Frame 1 (no input): blank canvas, image omitted
Frame 60 (the mouse pressed at the canvas centre just before this capture): blank canvas, image omitted
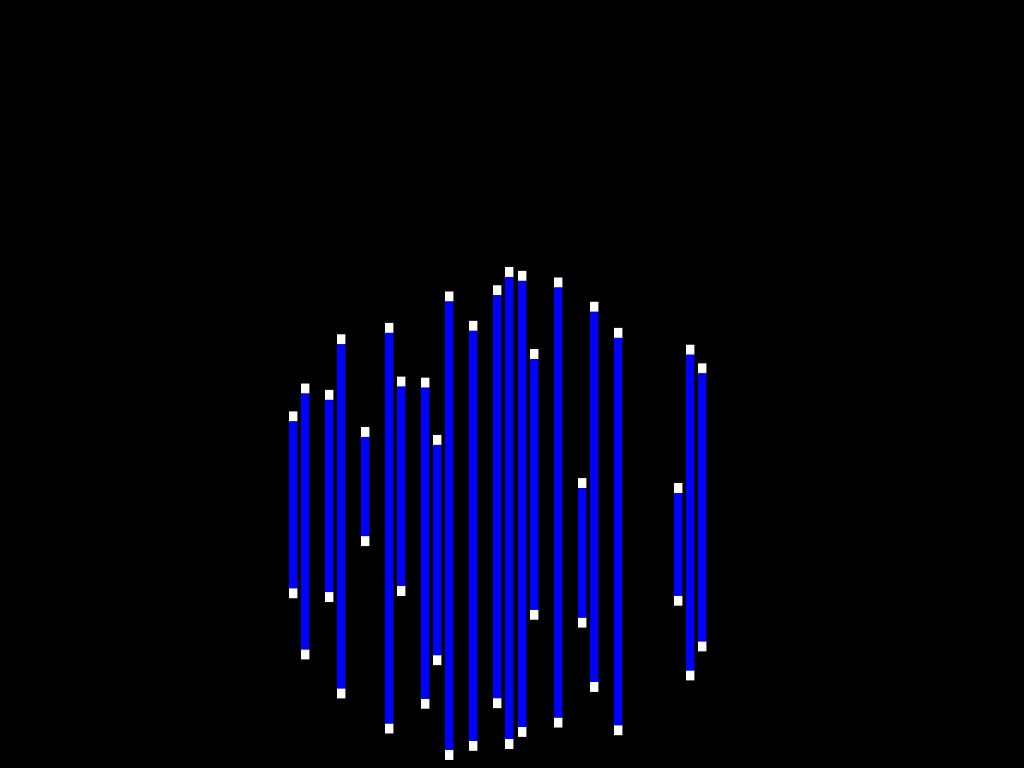
Frame 120 (the mouse held since frame 60 and released just before this capture)

The Processing sketch whose frames 1 and 60 were blank and that drew this single picture after the mouse press (run headless with seeded random() and noise(); from frame 60 on, the mouse is pressed at the canvas centre):

// Processing sketch: FinalGlobe2
// ── FinalGlobe2.pde
// Wiremap Renderer for GLOBE
// by


//              /      \
//       ______/________\______
//      /      \        /      \
//     /________\      /________\______
//    /                \         |     \
//   /   /      \       \_____   |      \
//      /________\______         |      /
//      \        /      \        |_____/
//       \      /________\
//              \          \     /
//               \_____      \ /
//                           / \
//                         /     \

// March 31, 06

// "a" and "z" mess with the depth of the globe.
// The arrow keys move the globe up, down, left, or right.
// "s" and "x" grown and shrink the globe
// "b" switches between the globes
// note: all of the calibration functionality should still work



// Variables for Physical Wiremap

  float depth = 32.5;                        // distance from projector Mapline
  float map_length = 21.0;                   // mapline length, inches
  float hyp_unit = 1.0/8.0;                  // units, in inches, along hyp
  float map_unit = 1.0/4.0;                  // units, in inches, along mapline
  int wire = 85;                             // number of wires in contraption

// Variables for the Projector

  int wires_hit = 85;                        // how many wires the projector hits
  float ppi = 48;                              // pixels per inch
  float sliver_ratio = 0.7;                 // ratio each sliver gets hit

// Variables for to build the Map

  float[] map = new float[wire];             // distance from mapline to point of intersection along hypot
  float[] x_by_ind = new float[wire];        // x coordinate for each wire
  float[] z_by_ind = new float[wire];        // z coordinate for each wire

// Variables for the Shape to be rendered (a globe)

  float[] globe = new float[3];              // globe x,y,z coords
  float radius = 4;                          // globe radius

// Variables for Calibration

  int r_nudge = 0;                           // how far the slivers nudge right, in pxls
  int width_stretcher = 0;                   // how many pxls the width should stretch

// Variables for slivers

  boolean loaded = false;                    // switch to load info only once
  int dot_height = 10;                       // height of dots in pxs

// Varaibles for key input

  float step = .3;                           // how far the globe moves / button press
  boolean mouse = true;
  int colorval_r = 0;
  int colorval_g = 0;
  int colorval_b = 255;
  boolean xpin = false;
  boolean ypin = true;
  boolean zpin = false;
  int start_time = 0;
  int end_time = 0;
  boolean gen_beat = false;
  boolean gen_flash = false;
  int period = 1;
  int offset = 1;
  float beat_multiplier = 1;
  boolean mirror = false;
  float radius_store = 4;
  boolean gen_disco_ball = false;

  
void setup() {
  size(1024, 768);
  background(255);
  loader();
}

void draw() {
  noStroke();
  if (mouse==true){
    if (xpin == true ){
      globe[1] = ((height - mouseY) / float(height)) * (15 + radius * 2) - (radius);
      globe[2] = depth + radius - (width - mouseX) / float(width) * (16.0 + radius + 2);
    } else if (ypin == true){
      globe[0] = (mouseY / float(height)) * (map_length + radius * 2) - (map_length / 2 + radius);
      globe[2] = depth + radius - (width - mouseX) / float(width) * (16.0 + radius + 2);
    } else {
      globe[0] = (mouseX / float(width)) * (map_length + radius * 2) - (map_length / 2 + radius);
      globe[1] = ((height - mouseY) / float(height)) * (15 + radius * 2) - (radius);
    }      
  }
  if (gen_beat == true) {
    gen_beat();
  }
  if (gen_flash == true) {
    gen_flash();
  }
  if (gen_disco_ball == true) {
    gen_disco_ball();
  }
  fill(0);
  rect(0,0,width,height);                                        // generate slivers only for hit wires
  gen_globe(0 - globe[0], globe[1], globe[2], radius);
  if (mirror == true) {
    gen_globe(0 - globe[0], globe[1], globe[2], radius);
  }
}



void gen_globe(float x, float y, float z, float rad){
  for(int i=round((wire - wires_hit)/2); i<round((wire-wires_hit)/2)+wires_hit; i+=1) {
  if((x_by_ind[i] >= (globe[0] - radius)) && (x_by_ind[i] <= (globe[0] + radius))) {          // if a wire's x is +/- radius inches of globe's
    float local_hyp = sqrt(sq(x_by_ind[i] - globe[0]) + sq(z_by_ind[i] - globe[2]));    // find the distance
    if(local_hyp <= radius) {                                                              // if the distance from globe to wire's x/y is <radius
      float y_abs = sqrt(sq(radius) - sq(local_hyp));
      float y_top_coord = globe[1] + y_abs;
      float y_bot_coord = globe[1] - y_abs;                                             // calculate y's intersect
      float y_top_proj = y_top_coord * depth / z_by_ind[i];                      // compensate for projection morphing IN INCHES
      float y_bot_proj = y_bot_coord * depth / z_by_ind[i];
      float y_height_proj = y_top_proj - y_bot_proj;
      fill(255);                                                                    // draw a rectangle at that intersect

      // rect 1 is top dot for sliver
      float left1 = (i-round((wire-wires_hit)/2)) * (width + width_stretcher) / wires_hit + r_nudge;
      float top1 = (height/ppi - y_top_proj) * ppi;
      float wide1 = width / wires_hit * sliver_ratio;
      float tall1 = dot_height;
      rect(left1, top1, wide1, tall1);                                                        // draw a rectangle at that intersect

      // rect 2 is bottom dot for sliver
      float left2 = (i-round((wire-wires_hit)/2)) * (width + width_stretcher) / wires_hit + r_nudge;
      float top2 = (height/ppi - y_bot_proj) * ppi - dot_height;
      float wide2 = width / wires_hit * sliver_ratio;
      float tall2 = dot_height;
      rect(left2, top2, wide2, tall2);                                                        // draw a rectangle at that intersect

      // rect 3 is filler for sliver
      fill(colorval_r, colorval_g, colorval_b);
      float left3 = (i-round((wire-wires_hit)/2)) * (width + width_stretcher) / wires_hit + r_nudge;
      float top3 = (height/ppi - y_top_proj) * ppi + dot_height;
      float wide3 = width / wires_hit * sliver_ratio;
      float tall3 = y_height_proj * ppi - (dot_height * 2);
      rect(left3, top3, wide3, tall3);                                                        // draw a rectangle at that intersect
    }
  }
  }
}

/*

This gen_beat() is a fun little piece of code.  If you can determine the beginning and end of a measure
gen_beat() will oscilate a beat along the sine curve against it.
*/


void gen_beat(){
  radius = 5 + 1 * cos(TWO_PI * beat_multiplier * float((millis() - offset) % period) / float(period));
}

void gen_flash(){
  if( cos(TWO_PI * beat_multiplier * float((millis() - offset) % period) / float(period)) > 0 ){
    radius = 5;
  } else {
    radius = 0;
  }
}

void gen_disco_ball() {
  int clicks = (floor(beat_multiplier * float(millis() - offset) / float(period))) % 8;
  switch(clicks){
    case 0:
      colorval_r = 0;
      colorval_g = 0;
      colorval_b = 0;
      break;
    case 1:
      colorval_r = 255;
      colorval_g = 0;
      colorval_b = 0;
      break;
    case 2:
      colorval_r = 0;
      colorval_g = 255;
      colorval_b = 0;
      break;
    case 3:
      colorval_r = 255;
      colorval_g = 255;
      colorval_b = 0;
      break;
    case 4:
      colorval_r = 0;
      colorval_g = 0;
      colorval_b = 255;
      break;
    case 5:
      colorval_r = 255;
      colorval_g = 0;
      colorval_b = 255;
      break;
    case 6:
      colorval_r = 0;
      colorval_g = 255;
      colorval_b = 255;
      break;
    case 7:
      colorval_r = 255;
      colorval_g = 255;
      colorval_b = 255;
      break;
/*    case 0:
      colorval_r = 255;
      colorval_g = 0;
      colorval_b = 0;
      break;
    case 1:
      colorval_r = 255;
      colorval_g = 255;
      colorval_b = 0;
      break;
    case 2:
      colorval_r = 0;
      colorval_g = 255;
      colorval_b = 0;
      break;
    case 3:
      colorval_r = 0;
      colorval_g = 255;
      colorval_b = 255;
      break;
    case 4:
      colorval_r = 0;
      colorval_g = 0;
      colorval_b = 255;
      break;
    case 5:
      colorval_r = 255;
      colorval_g = 0;
      colorval_b = 255;
      break;  */
    }
}
void keyPressed() {                                           // adjust globe[] accordingly
      if (key == 'w') {
        if (xpin == true) {
          globe[0] = globe[0] + step;
        } else if (ypin == true) {
          globe[1] = globe[1] + step;
        } else if (zpin == true) {
          globe[2] = globe[2] + step;
        }
      } else if (key == 's') {
        if (xpin == true) {
          globe[0] = globe[0] - step;
        } else if (ypin == true) {
          globe[1] = globe[1] - step;
        } else if (zpin == true) {
          globe[2] = globe[2] - step;
        }
      } else if (key == 'e') {
        radius = radius + .1;
      } else if (key == 'd') {
        radius = radius - .1;
      } else if (key == '9') {
        sliver_ratio = sliver_ratio - .05;
      } else if (key == '0') {
        sliver_ratio = sliver_ratio + .05;
      } else if (key == 'n') {
        r_nudge = r_nudge + 1;
      } else if (key == 'm') {
        r_nudge = r_nudge - 1;
      } else if (key == 'q') {
        mouse = false;
      } else if (key == 'a') {
        radius = (height - mouseY) / 50;
        mouse = false;
      } else if (key == 'z') {
        colorval_r = (height - mouseY) * 255 / height;
      } else if (key == 'x') {
        colorval_g = (height - mouseY) * 255 / height;
      } else if (key == 'c') {
        colorval_b = (height - mouseY) * 255 / height;
      } else if (key == 'v') {
        colorval_r = (height - mouseY) * 255 / height;
        colorval_g = (height - mouseY) * 255 / height;
        colorval_b = (height - mouseY) * 255 / height;
      } else if (key == '1') {
        xpin = true;
        ypin = false;
        zpin = false;
      } else if (key == '2') {
        xpin = false;
        ypin = true;
        zpin = false;
      } else if (key == '3') {
        xpin = false;
        ypin = false;
        zpin = true;
      } else if (key == 't') {
        start_time = millis();
      } else if (key == 'y') {
        end_time = millis();
        period = end_time - start_time;
        offset = start_time % period;
      } else if (key == 'u') {
        gen_beat = true;
      } else if (key == 'i') {
        gen_beat = false;
      } else if (key == 'g') {
        beat_multiplier = 1;
      } else if (key == 'h') {
        beat_multiplier = 2;
      } else if (key == 'j') {
        beat_multiplier = 4;
      } else if (key == 'k') {
        beat_multiplier = 8;
      } else if (key == 'o') {
        radius_store = radius;
        gen_flash = true;
      } else if (key == 'p') {
        gen_flash = false;
        radius = radius_store;
      } else if (key == '7') {
        gen_disco_ball = true;
      } else if (key == '8') {
        gen_disco_ball = false;
      }
}
void keyReleased() 
{
  if(mouse == false) {
    mouse = true;
  }
}
void mousePressed() {
  if (mouseButton == LEFT) {
    radius_store = radius;
    radius = 0;
    }
  }
void mouseReleased() {
  radius = radius_store;
  }

void loader() {
map[0] = 116.0;
map[1] = 49.0;
map[2] = 111.0;
map[3] = 87.0;
map[4] = 47.0;
map[5] = 25.0;
map[6] = 7.0;
map[7] = 32.0;
map[8] = 112.0;
map[9] = 13.0;
map[10] = 18.0;
map[11] = 107.0;
map[12] = 80.0;
map[13] = 84.0;
map[14] = 27.0;
map[15] = 64.0;
map[16] = 75.0;
map[17] = 34.0;
map[18] = 63.0;
map[19] = 54.0 ;
map[20] = 12.0;
map[21] = 47.0;
map[22] = 93.0;
map[23] = 92.0;
map[24] = 71.0;
map[25] = 58.0;
map[26] = 6.0;
map[27] = 77.0;
map[28] = 62.0;
map[29] = 31.0;
map[30] = 83.0;
map[31] = 15.0;
map[32] = 52.0;
map[33] = 83.0;
map[34] = 24.0;
map[35] = 38.0;
map[36] = 31.0;
map[37] = 54.0;
map[38] = 99.0;
map[39] = 45.0;
map[40] = 2.0;
map[41] = 76.0;
map[42] = 68.0;
map[43] = 71.0;
map[44] = 84.0;
map[45] = 4.0;
map[46] = 72.0;
map[47] = 97.0;
map[48] = 28.0;
map[49] = 76.0;
map[50] = 96.0;
map[51] = 49.0;
map[52] = 2.0;
map[53] = 109.0;
map[54] = 93.0;
map[55] = 0.0;
map[56] = 37.0;
map[57] = 65.0;
map[58] = 69.0;
map[59] = 90.0;
map[60] = 35.0;
map[61] = 80.0;
map[62] = 43.0;
map[63] = 62.0;
map[64] = 19.0;
map[65] = 74.0;
map[66] = 20.0;
map[67] = 42.0;
map[68] = 30.0;
map[69] = 69.0;
map[70] = 30.0;
map[71] = 3.0;
map[72] = 31.0;
map[73] = 25.0;
map[74] = 10.0;
map[75] = 76.0;
map[76] = 71.0;
map[77] = 12.0;
map[78] = 80.0;
map[79] = 99.0;
map[80] = 100.0;
map[81] = 2.0;
map[82] = 52.0;
map[83] = 79.0;
map[84] = 3.0;

  globe[0] = 0;                                    
  globe[1] = 4;
  globe[2] = depth - radius;

  for(int j=0; j<wire; j++) {                         // calculates x and z coordinates of each wire
    float xmap = (0 - (map_length / 2)) + j*map_unit;
    float hyp = sqrt(sq(xmap) + sq(depth));
    z_by_ind[j] = depth - (depth*map[j]/hyp*hyp_unit);
    x_by_ind[j] = xmap - xmap*map[j]/hyp*hyp_unit;
  }
}
